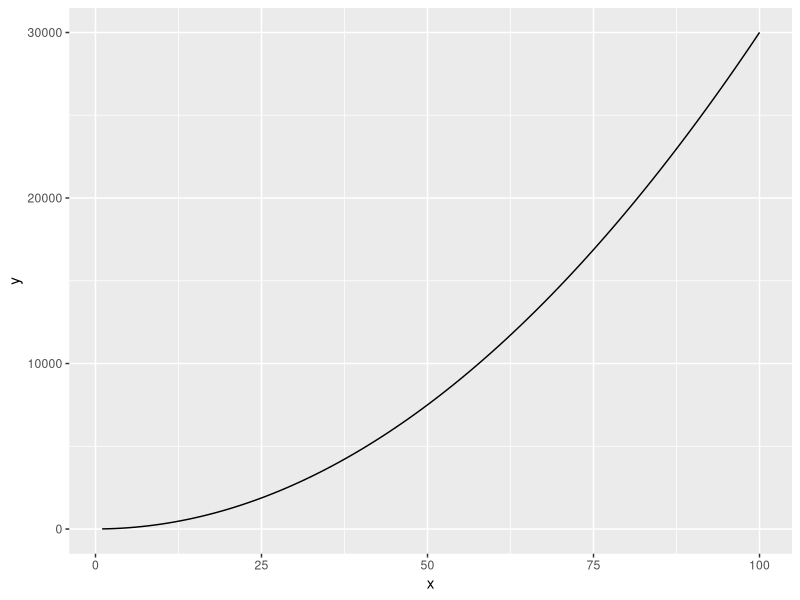
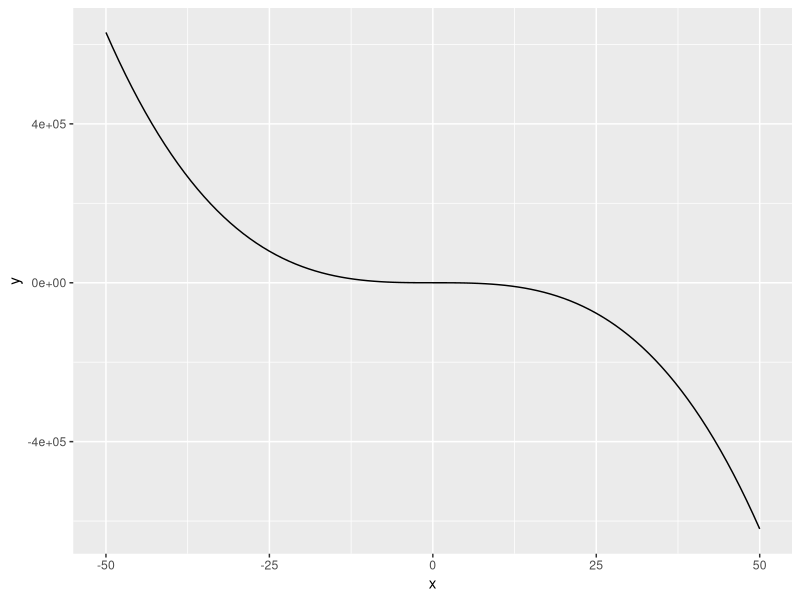
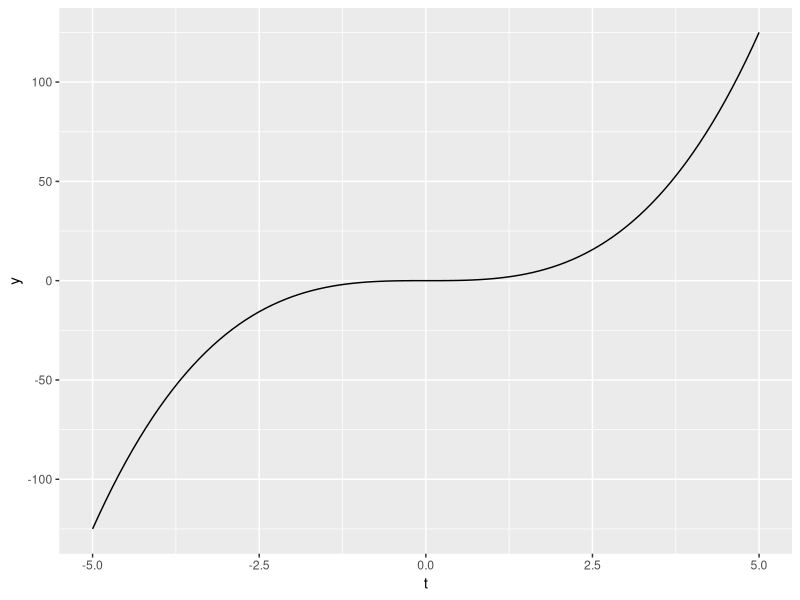
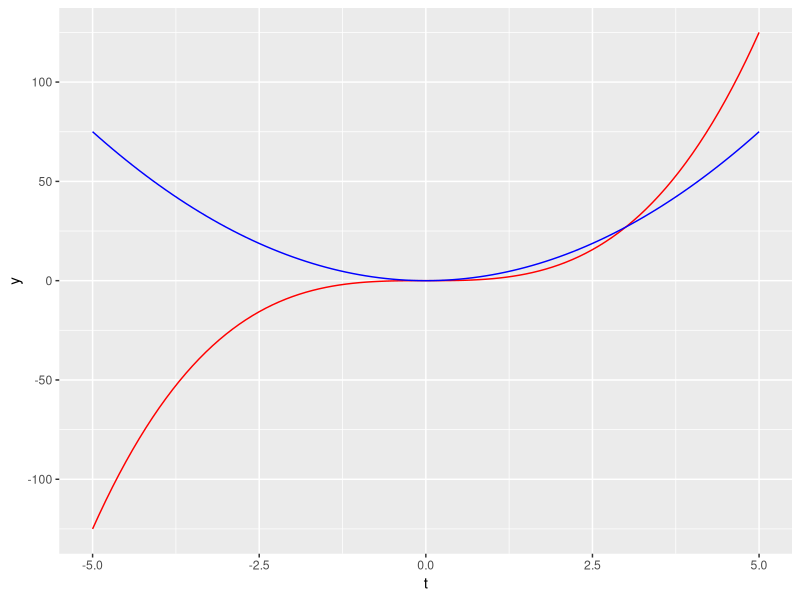

Generate these figures, in order, with R:
## ---- chunk 1
#| eval: true
#| echo: true
#| message: false
#| warning: false
# load packages ----
library(tidyverse)

# Define function ----
eq1 <- function(x) {
  3 * x^2 + 4
} 

# create data frame with range of values to evaluate function over ----
my_data_range <- data.frame(x = c(1, 100))

# Plot it as a continuous curve over a specific range using `geom_function()` ----
# `geom_function()` automatically evaluates the function over the range of x-values specified in the df and adds the resulting y-values to the plot
ggplot(data = my_data_range, aes(x = x)) + 
  geom_function(fun = eq1)
## ---- chunk 2
#| eval: true
#| echo: true
# Define function ----
eq2 <- function(x) {
  2.4 - 5*x^3 + 2.1*x^2
} 

# Plot it as a continuous curve over a specific range using `geom_function()` (here, we define our data frame directly inside `ggplot()` ----
ggplot(data = data.frame(x = c(-50, 50)), aes(x = x)) + 
  geom_function(fun = eq2)
## ---- chunk 3
#| eval: true
#| echo: true
# Store the function C(t) ----
ct <- function(t) {
  t^3
}

# create data frame with range of values to evaluate function over ----
my_data_range <- data.frame(t = c(-5, 5))

# Plot it ----
ggplot(data = my_data_range, aes(x = t)) + 
  geom_function(fun = ct)

# Find the derivative ----     
dc_dt <- D(expr = expression(t^3), name = "t")
dc_dt

# Store the derivative as a function ----
dc_dt_fun <- function(t) {
  3 * t ^2
}

# Then plot them together ----
ggplot(data = my_data_range, aes(x = t)) + 
  geom_function(fun = ct, color = "red") +
  geom_function(fun = dc_dt_fun, color = "blue")
## ---- chunk 4
#| eval: true
#| echo: true
# Create the expression ----
f_xyz <- expression(2 * x * y - 3 * x^2 * z^3)

# Partial with respect to x ----
df_dx <- D(expr = f_xyz, name = "x")
df_dx

# Partial with respect to y ----
df_dy <- D(expr = f_xyz, name = "y")
df_dy

# Partial with respect to z ---- 
df_dz <- D(expr = f_xyz, name = "z")
df_dz
## ---- chunk 5
# First, create the expression ---- 
pq <- expression(2 * cos(3 * q + 0.4) - 5.6 * exp(1.4 * q))

# Find the first derivative with respect to q ----
dp_dq <- D(expr = pq, name = "q")

# Return the first derivative ----
dp_dq

# Define value of q ----
q <- 0.8

# Evaluate dp_dq at that value ----
eval(dp_dq)
